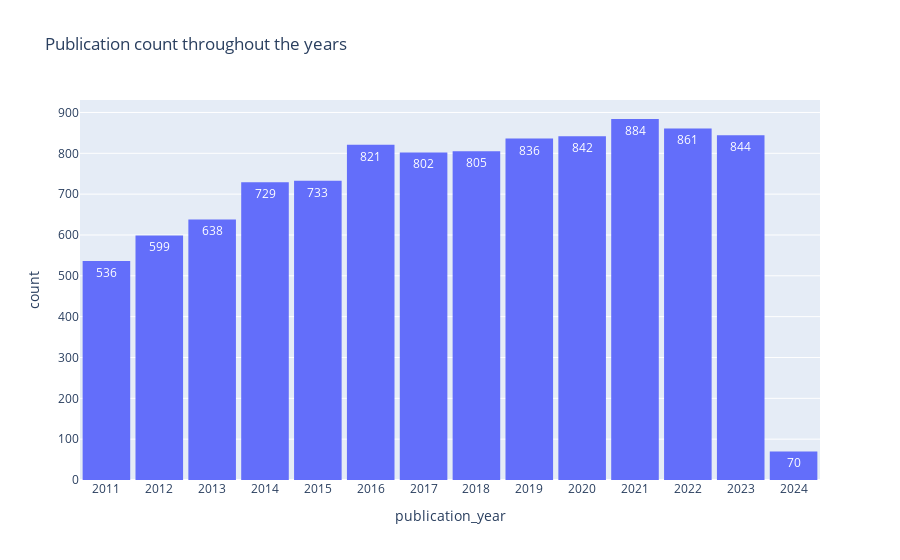

Notebook code cell kept with this figure:
### Code cell
title = "Publication count throughout the years"
df = pd.DataFrame(works.find({}, {"_id": 0, "publication_year": 1}))
fig = px.histogram(df, x="publication_year", text_auto=True, title=title)
fig.update_layout(bargap=0.1, xaxis={"dtick": 1})
fig.show()

### Figure 1 — Plotly figure (JSON) as saved in the notebook; plotly's stock layout.template omitted (floating-point values rounded to 4 significant figures; data arrays with more than 128 entries replaced by an {"elided": "..."} marker saying what was removed)
{"data": [{"alignmentgroup": "True", "bingroup": "x", "hovertemplate": "publication_year=%{x}<br>count=%{y}<extra></extra>", "legendgroup": "", "marker": {"color": "#636efa", "pattern": {"shape": ""}}, "name": "", "offsetgroup": "", "orientation": "v", "showlegend": false, "texttemplate": "%{value}", "type": "histogram", "x": {"elided": "10000 int values"}, "xaxis": "x", "yaxis": "y"}], "layout": {"bargap": 0.1, "barmode": "relative", "legend": {"tracegroupgap": 0}, "title": {"text": "Publication count throughout the years"}, "xaxis": {"anchor": "y", "domain": [0, 1], "dtick": 1, "title": {"text": "publication_year"}}, "yaxis": {"anchor": "x", "domain": [0, 1], "title": {"text": "count"}}}}
